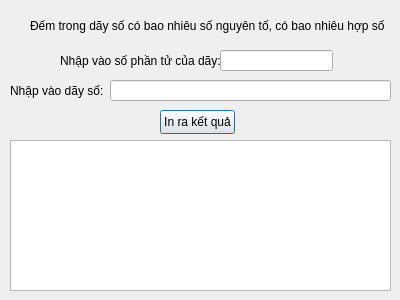
<?xml version="1.0" encoding="UTF-8"?>
<ui version="4.0">
 <class>Bai5_Tuan3</class>
 <widget class="QDialog" name="Bai5_Tuan3">
  <property name="geometry">
   <rect>
    <x>0</x>
    <y>0</y>
    <width>400</width>
    <height>300</height>
   </rect>
  </property>
  <property name="windowTitle">
   <string>Bai5_Tuan3</string>
  </property>
  <widget class="QLabel" name="label">
   <property name="geometry">
    <rect>
     <x>30</x>
     <y>10</y>
     <width>381</width>
     <height>31</height>
    </rect>
   </property>
   <property name="text">
    <string>Đếm trong dãy số có bao nhiêu số nguyên tố, có bao nhiêu hợp số</string>
   </property>
  </widget>
  <widget class="QLabel" name="label_3">
   <property name="geometry">
    <rect>
     <x>10</x>
     <y>80</y>
     <width>101</width>
     <height>21</height>
    </rect>
   </property>
   <property name="text">
    <string>Nhập vào dãy số:</string>
   </property>
  </widget>
  <widget class="QLineEdit" name="lineEdit_2">
   <property name="geometry">
    <rect>
     <x>110</x>
     <y>80</y>
     <width>281</width>
     <height>21</height>
    </rect>
   </property>
  </widget>
  <widget class="QPushButton" name="pushButton">
   <property name="geometry">
    <rect>
     <x>160</x>
     <y>110</y>
     <width>75</width>
     <height>24</height>
    </rect>
   </property>
   <property name="text">
    <string>In ra kết quả</string>
   </property>
  </widget>
  <widget class="QLabel" name="label_2">
   <property name="geometry">
    <rect>
     <x>60</x>
     <y>50</y>
     <width>161</width>
     <height>21</height>
    </rect>
   </property>
   <property name="text">
    <string>Nhập vào số phần tử của dãy:</string>
   </property>
  </widget>
  <widget class="QLineEdit" name="lineEdit">
   <property name="geometry">
    <rect>
     <x>220</x>
     <y>50</y>
     <width>113</width>
     <height>21</height>
    </rect>
   </property>
  </widget>
  <widget class="QTextEdit" name="textEdit">
   <property name="geometry">
    <rect>
     <x>10</x>
     <y>140</y>
     <width>381</width>
     <height>151</height>
    </rect>
   </property>
  </widget>
 </widget>
 <layoutdefault spacing="6" margin="11"/>
 <resources/>
 <connections/>
</ui>
